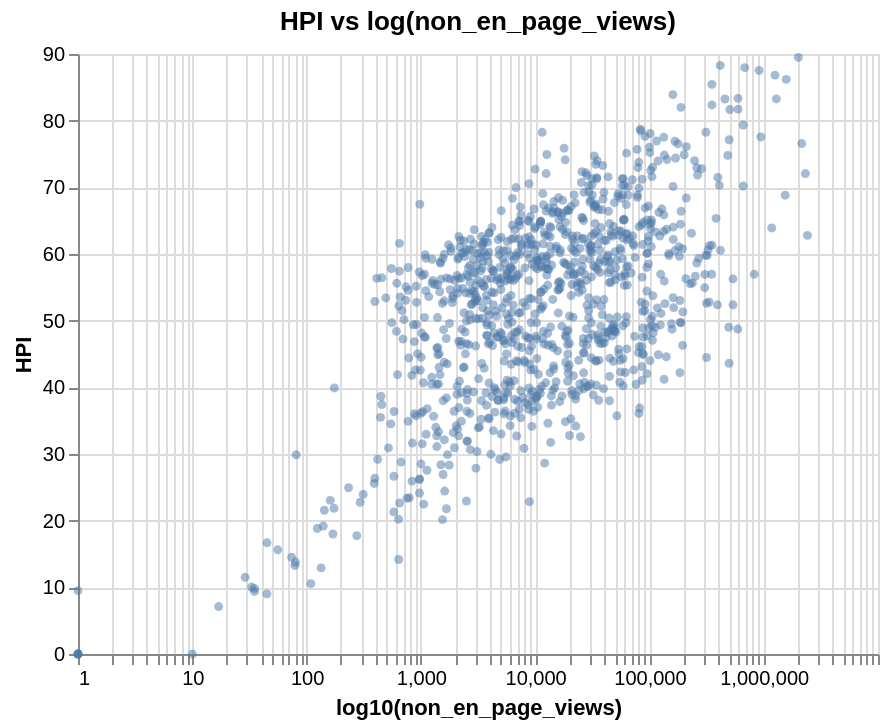

The cell this chart's notebook holds for it:
### Markdown cell above
---

###График 6 — Scatter Plot (HPI vs Log Views)

### Code cell
sub_hpi = df[(df['non_en_page_views'] > 0) & df['hpi'].notna()].sample(n=min(1000, len(df)), random_state=42)

alt.Chart(sub_hpi).mark_circle(size=20, opacity=0.5).encode(
    x=alt.X('non_en_page_views', scale=alt.Scale(type='log'), title='log10(non_en_page_views)'),
    y=alt.Y('hpi', title='HPI'),
    tooltip=['non_en_page_views', 'hpi']
).properties(title='HPI vs log(non_en_page_views)', width=400)

### Figure 1 — Vega-Lite specification as saved in the notebook (floating-point values rounded to 4 significant figures; data arrays with more than 128 entries replaced by an {"elided": "..."} marker saying what was removed)
{"config": {"view": {"continuousWidth": 300, "continuousHeight": 300}}, "data": {"name": "data-9657e4a93bf3dce8bd0ee12ed871b5e9"}, "mark": {"type": "circle", "opacity": 0.5, "size": 20}, "encoding": {"tooltip": [{"field": "non_en_page_views", "type": "quantitative"}, {"field": "hpi", "type": "quantitative"}], "x": {"field": "non_en_page_views", "scale": {"type": "log"}, "title": "log10(non_en_page_views)", "type": "quantitative"}, "y": {"field": "hpi", "title": "HPI", "type": "quantitative"}}, "title": "HPI vs log(non_en_page_views)", "width": 400, "$schema": "https://vega.github.io/schema/vega-lite/v5.20.1.json", "datasets": {"data-9657e4a93bf3dce8bd0ee12ed871b5e9": {"elided": "1000 records"}}}
